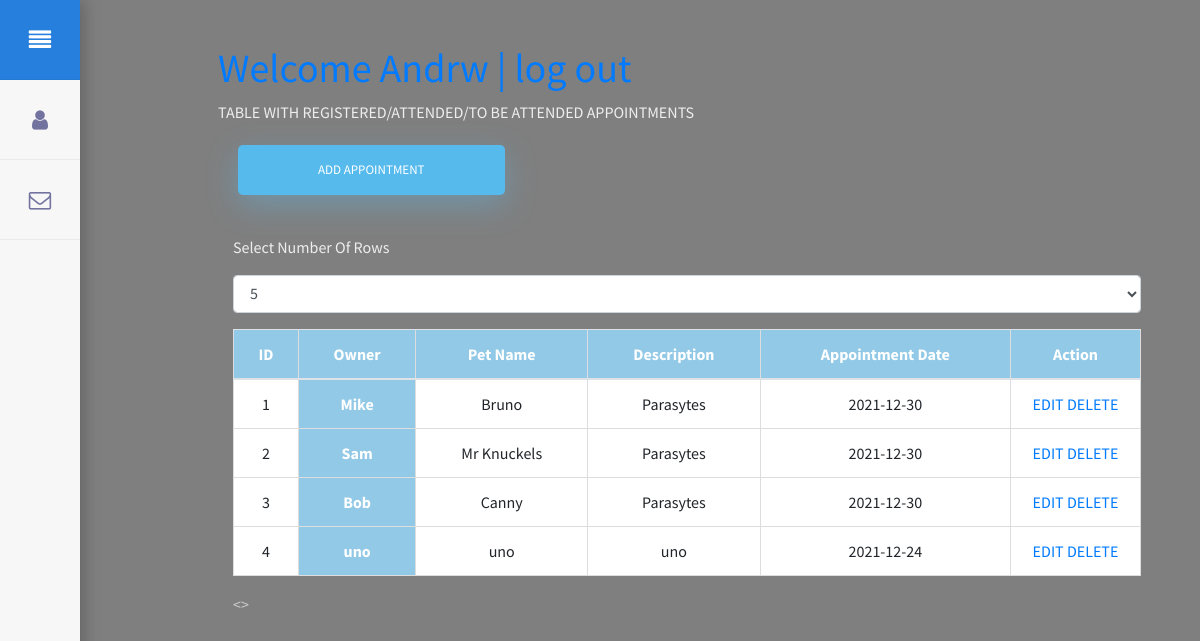
The app's page /index_appointment (signed in) with its own data.
### tables this page shows
CREATE TABLE Appointment (id INTEGER, owner TEXT NOT NULL, petname TEXT NOT NULL, description TEXT NOT NULL, ap_date TEXT NOT NULL, PRIMARY KEY(id));

### application.py (the view)
@app.route("/index_appointment",methods=["GET","POST"])
def index_appointment():
    cursor.execute('SELECT * FROM Appointment')
    data = cursor.fetchall()
    return render_template("index_appointment.html", appointment = data)

### templates/index_appointment.html (shortened to what this page needs)
{% extends "layout.html" %}
{% block body %}
{% if session.username %}
<div class="bodyx">
	<h1 class="menu-item"><a href="/logout">Welcome {{ session.username }}  |  log out</a></h1>
<p>TABLE WITH REGISTERED/ATTENDED/TO BE ATTENDED APPOINTMENTS</p>
<a href="/add_appointment"><input type="submit" class="fadeIn fourth" value="Add Appointment"></a>
<div class="container">
	<p>Select Number Of Rows</p>
		<div class="form-group">
			<select class  ="form-control" name="state" id="maxRows">
				<option value="5">5</option>
			</select>
		</div>
	<table class="table" id="table-id">
		<thead>
          	<tr>
            	<th scope="col">Owner</th>
            	<th scope="col">Pet Name</th>
            	<th scope="col">Description</th>
            	<th scope="col">Appointment Date</th>
            	<th scope="col">Action</th>
          	</tr>
    	</thead>
    	<tbody>
		{% for data in appointment %}
		<tr>
        	<th scope="row">{{data.1}}</th>
        	<td>{{data.2}}</td>
        	<td>{{data.3}}</td>
        	<td>{{data.4}}</td>
        	<td width="130">
            	<a href="/edit_appointment/{{data.0}}">EDIT</a>
				<a href="/delete_appointment/{{data.0}}">DELETE</a>
        	</td>
    	</tr>
    	{% endfor %}
    	</tbody>
	</table>
	<div class='pagination-container' >
			<nav>
				<ul class="pagination">
        			<li data-page="prev" >
			    		<span> < <span class="sr-only">(current)</span></span>
					</li>
        			<li data-page="next" id="prev">
						<span> > <span class="sr-only">(current)</span></span>
					</li>
				</ul>
			</nav>
	</div>
</div>
</div>
{% else %}
	You are not logged in. <a href="/login">Log in</a>.
{% endif %}
{% endblock %}

### templates/layout.html (shortened to what this page needs)
<!DOCTYPE html>
<html lang="en">
    <head>
        <link rel="stylesheet" href="{{ url_for('static', filename='css/style.css') }}">
        <link rel="stylesheet" href="{{ url_for('static', filename='css/menu.css') }}">
        <link rel="stylesheet" href="{{ url_for('static', filename='css/table.css') }}">
        <link rel="stylesheet" href="https://stackpath.bootstrapcdn.com/bootstrap/4.2.1/css/bootstrap.min.css">
    </head>
    <body>
        <ul class="menu">
            <li title="home"><a href="#" class="menu-button home">menu</a></li>
            <li title="about"><a href="/about" class="active about">about</a></li>
            <li title="contact"><a href="#" class="contact">contact</a></li>
        </ul>
        {% block body %}
        {% endblock %}
    </body>
</html>

### static/css/style.css (style rules this page uses)
html { background: transparent; }
body { font-family: "Poppins", sans-serif; height: 95vh; --opacidad-negro: 0.5; background-image: linear-gradient(rgba(0, 0, 0, var(--opacidad-negro)), rgba(0, 0, 0, var(--opacidad-negro))), url("https://escribirte.com.ar/wp-content/uploads/2020/05/veterinario.jpg"); }
p { color:#EEEEEE; }
a { color: #92badd; display:inline-block; text-decoration: none; font-weight: 400; }
span { color:#cccccc; }
input[type=button], input[type=submit], input[type=reset] { background-color: #56baed; border: none; color: white; padding: 15px 80px; text-align: center; text-decoration: none; display: inline-block; text-transform: uppercase; font-size: 13px; -webkit-box-shadow: 0 10px 30px 0 rgba(95,186,233,0.4); box-shadow: 0 10px 30px 0 rgba(95,186,233,0.4); -webkit-border-radius: 5px 5px 5px 5px; border-radius: 5px 5px 5px 5px; margin: 5px 20px 40px 20px; -webkit-transition: all 0.3s ease-in-out; -moz-transition: all 0.3s ease-in-out; -ms-transition: all 0.3s ease-in-out; -o-transition: all 0.3s ease-in-out; transition: all 0.3s ease-in-out; }
.fadeIn { opacity:0; -webkit-animation:fadeIn ease-in 1; -moz-animation:fadeIn ease-in 1; animation:fadeIn ease-in 1; -webkit-animation-fill-mode:forwards; -moz-animation-fill-mode:forwards; animation-fill-mode:forwards; -webkit-animation-duration:1s; -moz-animation-duration:1s; animation-duration:1s; }
.fadeIn.fourth { -webkit-animation-delay: 1s; -moz-animation-delay: 1s; animation-delay: 1s; }
* { box-sizing: border-box; }

### static/css/menu.css (style rules this page uses)
.menu, .menu-bar { position: fixed; top: 0; left: 0; height: 100%; list-style-type: none; margin: 0; padding: 0; background: #f7f7f7; z-index:10; overflow:hidden; box-shadow: 2px 0 18px rgba(0, 0, 0, 0.26); }
.menu li a { display: block; text-indent: -500em; height: 5em; width: 5em; line-height: 5em; text-align:center; color: #72739f; position: relative; border-bottom: 1px solid rgba(0, 0, 0, 0.05); transition: background 0.1s ease-in-out; }
.menu li a:before { font-family: FontAwesome; speak: none; text-indent: 0em; position: absolute; top: 0; left: 0; width: 100%; height: 100%; font-size: 1.4em; }
.menu li a.contact:before { content: "\f003"; }
.menu li a.about:before { content: "\f007"; }
.menu li a.home:before { content: "\f039"; }
.menu-bar li a:hover, .menu li a:hover, .menu li:first-child a { background: #267fdd; color: #fff; }

### static/css/table.css (style rules this page uses)
*, *:before, *:after { box-sizing: border-box; }
.bodyx { padding: 24px; font-family: "Source Sans Pro", sans-serif; margin: 0; margin-left:15%; }
body { margin: 0; padding: 20px; font-family: sans-serif; }
* { box-sizing: border-box; }
.table { width: 100%; border-collapse: collapse; }
.table td, .table th { padding: 12px 15px; border: 1px solid #ddd; text-align: center; font-size: 16px; background-color: white; }
.table th { background-color: #92c9e6; color: #ffffff; }
.table tbody tr:nth-child(even) { background-color: #d1e8f5; }
table tbody tr { display: none; }

### records on screen
Appointment: owner "Mike", petname "Bruno", description "Parasytes", ap_date "2021-12-30"
Appointment: owner "Sam", petname "Mr Knuckels", description "Parasytes", ap_date "2021-12-30"
Appointment: owner "Bob", petname "Canny", description "Parasytes", ap_date "2021-12-30"
Appointment: owner "uno", petname "uno", description "uno", ap_date "2021-12-24"

### other values on screen
{{ session.username }} "Andrw"
